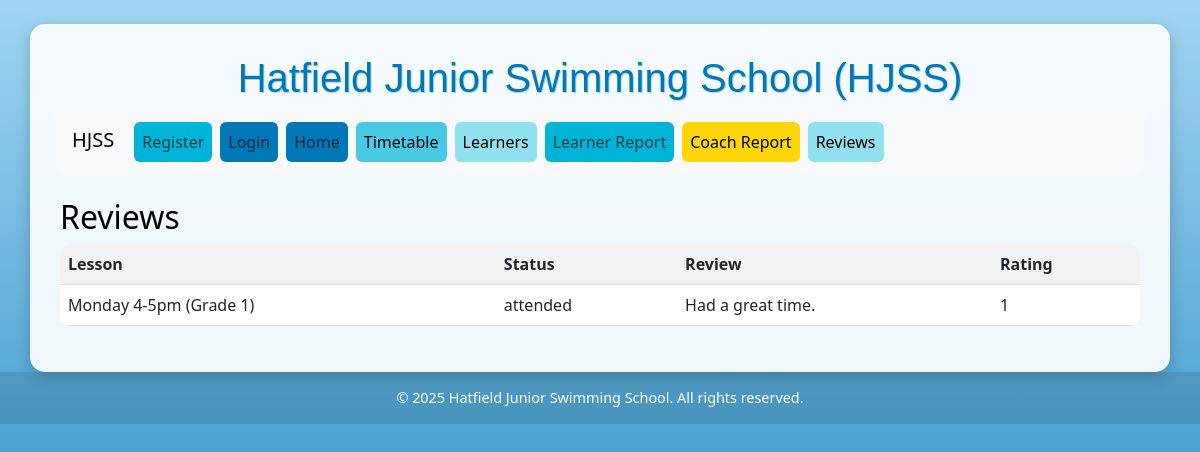
The page /reviews (signed in) on the database its author committed.
### models.py (models this page shows)
class Booking(db.Model):
    id = db.Column(db.Integer, primary_key=True)
    learner_id = db.Column(db.Integer, db.ForeignKey('learner.id'))
    lesson_id = db.Column(db.Integer, db.ForeignKey('lesson.id'))
    status = db.Column(db.String(10))
    review = db.Column(db.String(500))
    rating = db.Column(db.Integer)

class Lesson(db.Model):
    id = db.Column(db.Integer, primary_key=True)
    day = db.Column(db.String(20))
    time = db.Column(db.String(20))
    grade = db.Column(db.Integer)
    coach_id = db.Column(db.Integer, db.ForeignKey('coach.id'))
    bookings = db.relationship('Booking', backref='lesson', lazy=True)

### main.py (the view)
@app.route('/reviews')
def reviews():
    learner_id = session.get('learner_id')
    if not learner_id:
        return redirect(url_for('login'))
    user = Learner.query.get_or_404(learner_id)
    if user.role == 'admin':
        bookings = Booking.query.filter(Booking.review != None).all()
    else:
        bookings = Booking.query.filter_by(learner_id=user.id).filter(Booking.review != None).all()
    return render_template('reviews.html', bookings=bookings, current_user=user)

### templates/reviews.html (shortened to what this page needs)
{% extends "base.html" %}
{% block content %}
<h2>Reviews</h2>
{% if bookings %}
<table class="table table-striped">
    <tr>
        <th>Lesson</th>
        <th>Status</th>
        <th>Review</th>
        <th>Rating</th>
    </tr>
    {% for booking in bookings %}
    <tr>
        <td>{{ booking.lesson.day }} {{ booking.lesson.time }} (Grade {{ booking.lesson.grade }})</td>
        <td>{{ booking.status }}</td>
        <td>{{ booking.review }}</td>
        <td>{{ booking.rating }}</td>
    </tr>
    {% endfor %}
</table>
{% else %}
<p>No reviews yet.</p>
{% endif %}
{% endblock %}

### templates/base.html (style rules this page uses)
body { background: linear-gradient(to bottom, #a2d5f2, #0077b6); min-height: 100vh; color: #fff; }
table { background-color: rgba(255, 255, 255, 0.95); border-radius: 10px; overflow: hidden; }
th { background-color: #0077b6; color: white; }
td { vertical-align: middle !important; }

### rows shown on the page
Booking: lesson.day "Monday", lesson.time "4-5pm", lesson.grade "1", status "attended", review "Had a great time.", rating "1"

### other values the page prints
{{ current_year if current_year else '2025' }} "2025"
